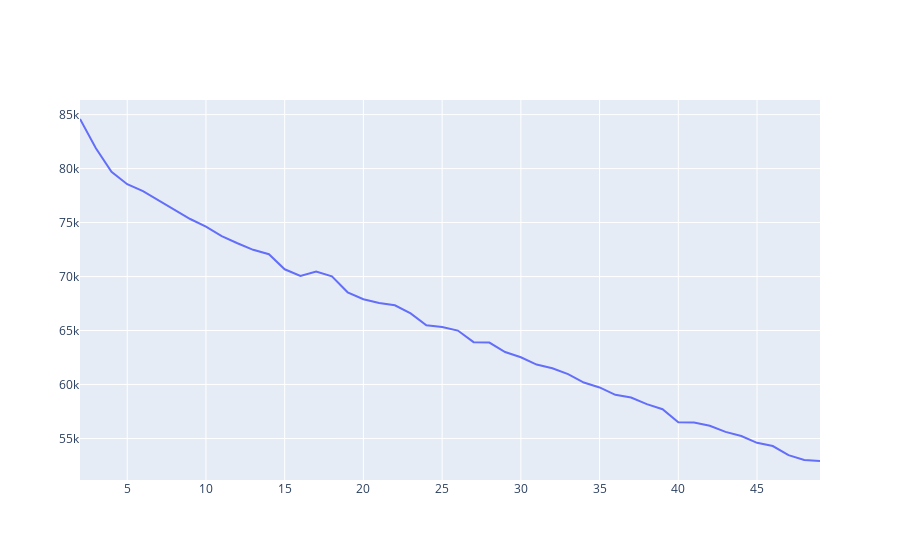

Notebook source saved alongside this figure:
### Code cell
#OPTIONAL: Elbow plot with inertia
#Elbow method to choose the optimal number of clusters
sse = {}
for k in tqdm(range(2, 50)):
    kmeans = KMeans(n_clusters=k, max_iter=1000).fit(data)
    sse[k] = kmeans.inertia_ # Inertia: Sum of distances of samples to their closest cluster center
    
fig = go.Figure(data=go.Scatter(x=list(sse.keys()), y=list(sse.values())))
fig.show()

### Figure 1 — Plotly figure (JSON) as saved in the notebook; plotly's stock layout.template omitted (floating-point values rounded to 4 significant figures)
{"data": [{"type": "scatter", "x": [2, 3, 4, 5, 6, 7, 8, 9, 10, 11, 12, 13, 14, 15, 16, 17, 18, 19, 20, 21, 22, 23, 24, 25, 26, 27, 28, 29, 30, 31, 32, 33, 34, 35, 36, 37, 38, 39, 40, 41, 42, 43, 44, 45, 46, 47, 48, 49], "y": [84590.0, 81910.0, 79710.0, 78550.0, 77910.0, 77040.0, 76250.0, 75330.0, 74620.0, 73740.0, 73080.0, 72470.0, 72070.0, 70670.0, 70060.0, 70470.0, 70010.0, 68540.0, 67890.0, 67550.0, 67340.0, 66580.0, 65480.0, 65320.0, 65000.0, 63920.0, 63880.0, 63010.0, 62520.0, 61850.0, 61500.0, 60960.0, 60180.0, 59730.0, 59040.0, 58790.0, 58180.0, 57710.0, 56500.0, 56480.0, 56180.0, 55610.0, 55220.0, 54600.0, 54290.0, 53460.0, 53010.0, 52910.0]}], "layout": {}}
